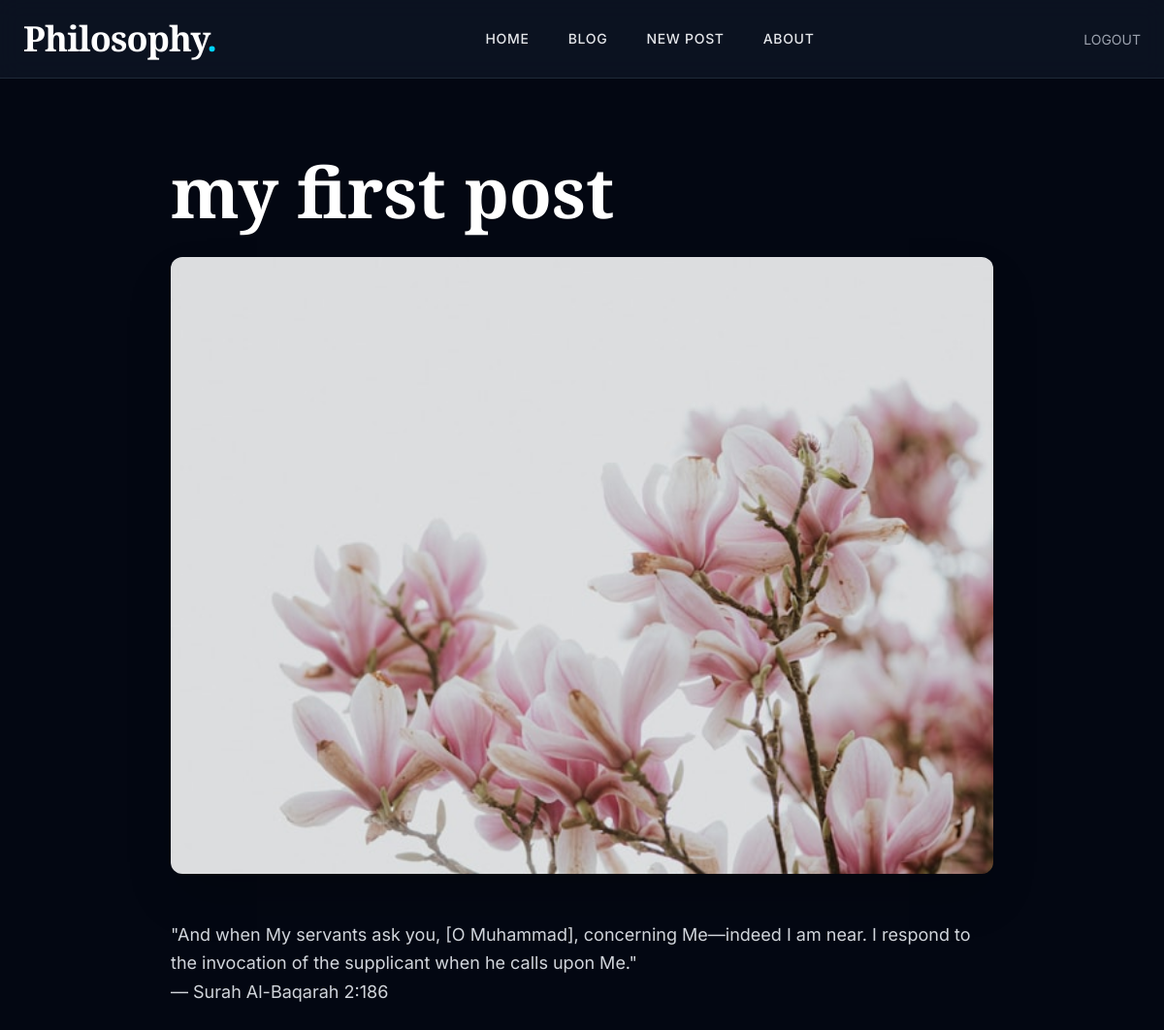
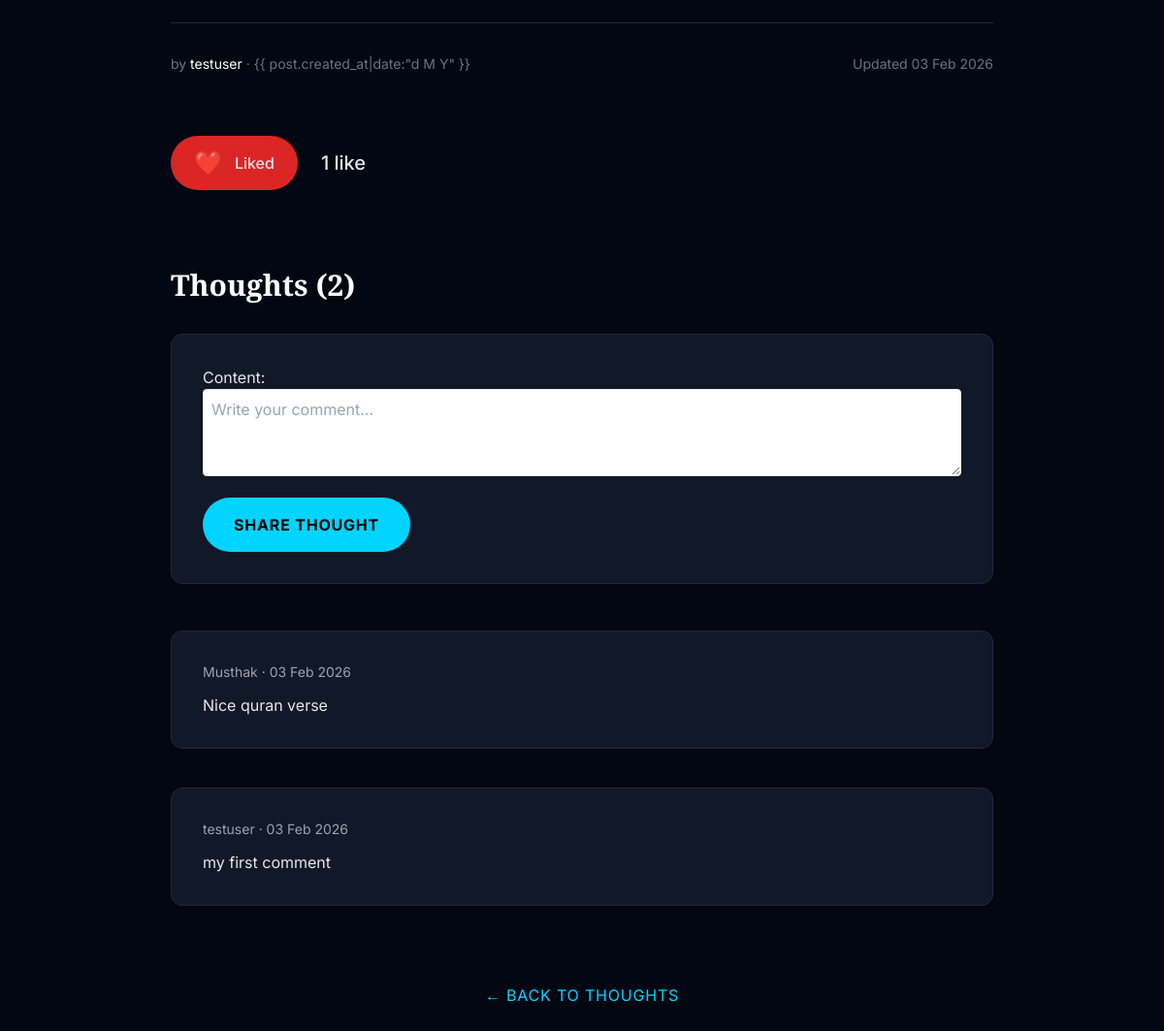
The page /blogs/3/ (signed in) on the database its author committed (2 pictures, top to bottom).
### blogs/models.py (models this page shows, shortened)
class Post(models.Model):
    author = models.ForeignKey(settings.AUTH_USER_MODEL, on_delete=models.CASCADE, related_name="posts")
    title = models.CharField(max_length=255)
    slug = models.SlugField(unique=True)
    content = models.TextField()
    cover_image = models.ImageField(upload_to="posts/", blank=True, null=True)
    status = models.CharField(max_length=20, choices=[("draft", "Draft"), ("published", "Published"), ("private", "Private")], default="draft")
    created_at = models.DateTimeField(auto_now_add=True)
    updated_at = models.DateTimeField(auto_now=True)
    tags = models.ManyToManyField("Tag", related_name="posts", blank=True)

class Comment(models.Model):
    post = models.ForeignKey(
        Post,
        on_delete=models.CASCADE,
        related_name="comments"
    )
    author = models.ForeignKey(
        settings.AUTH_USER_MODEL,
        on_delete=models.CASCADE
    )
    content = models.TextField()
    parent = models.ForeignKey(
        "self",
        null=True,
        blank=True,
        on_delete=models.CASCADE,
        related_name="replies"
    )
    created_at = models.DateTimeField(auto_now_add=True)
    class Meta:
        ordering = ["-created_at"]

### accounts/models.py (models this page shows)
class User(AbstractUser):
    bio = models.TextField(blank=True, null=True)
    profile_image = models.ImageField(upload_to="profiles/", blank=True, null=True)
    created_at = models.DateTimeField(auto_now_add=True)
    def __str__(self):
        return self.username

### blogs/views.py (the view, shortened to what this page needs)
# urls.py: path("<int:pk>/", PostDetailView.as_view(), name="post_detail"),
class PostDetailView(LoginRequiredMixin, DetailView):
    model = Post
    template_name = "post_detail.html"
    def get_context_data(self, **kwargs):
        context = super().get_context_data(**kwargs)
        context["form"] = CommentForm()
        context["like_form"] = LikeForm()
        context["comments"] = self.object.comments.all()
        context["likes_count"] = self.object.likes.count()
        context["user_liked"] = self.object.likes.filter(user=self.request.user).exists()
        context["tags"] = self.object.tags.all()  # ✅ indha line important
        return context

### blogs/forms.py
class CommentForm(forms.ModelForm):
    class Meta:
        model = Comment
        fields = ["content"]
        widgets = {
            "content": forms.Textarea(attrs={
                "rows": 3,
                "placeholder": "Write your comment...",
                "class": "w-full border rounded p-2"
            })
        }

class LikeForm(forms.ModelForm):
    class Meta:
        model = Like
        fields = []

### templates/post_detail.html (shortened to what this page needs)
{% extends "base.html" %}
{% block content %}
<div class="max-w-4xl mx-auto px-6 py-20">
  <article class="prose prose-invert max-w-none">
    <h1
      class="text-5xl md:text-7xl font-serif font-black text-white mb-8 leading-tight"
    >
      {{ post.title }}
    </h1>
    {% if post.cover_image %}
    <img
      src="{{ post.cover_image.url }}"
      alt="{{ post.title }}"
      class="w-full rounded-xl mb-12 shadow-2xl"
    />
    {% endif %}
    <div class="text-gray-300 text-lg leading-relaxed mb-12">
      {{ post.content|linebreaks }}
    </div>
    <div
      class="flex flex-wrap items-center justify-between text-gray-500 text-sm border-t border-gray-800 pt-8 mt-12"
    >
      <div>
        by <span class="text-white">{{ post.author }}</span> · {{
        post.created_at|date:"d M Y" }}
      </div>
      {% if post.updated_at and post.updated_at != post.created_at %}
      <div>Updated {{ post.updated_at|date:"d M Y" }}</div>
      {% endif %}
    </div>
  </article>
  <div class="mt-16 flex items-center space-x-6">
    <form method="post" class="inline">
      <button
        type="submit"
        name="like_submit"
        class="flex items-center space-x-3 px-6 py-3 rounded-full {% if user_liked %}bg-red-600 hover:bg-red-700{% else %}bg-gray-800 hover:bg-gray-700{% endif %} transition font-medium"
      >
        {% if user_liked %}
        <span class="text-2xl">❤️</span>
        <span>Liked</span>
        {% else %}
        <span class="text-2xl">🤍</span>
        <span>Like</span>
        {% endif %}
      </button>
    </form>
    <span class="text-xl font-medium"
      >{{ likes_count }} like{{ likes_count|pluralize }}</span
    >
  </div>
  <div class="mt-20">
    <h2 class="text-3xl font-serif font-bold text-white mb-8">
      Thoughts ({{ post.comments.count }})
    </h2>
    {% if user.is_authenticated %}
    <form
      method="post"
      class="bg-gray-900 p-8 rounded-xl border border-gray-800 mb-12"
    >
      {% csrf_token %} {{ form.as_p }}
      <button
        type="submit"
        name="comment_submit"
        class="mt-4 bg-accent text-black font-bold px-8 py-4 rounded-full hover:bg-accent/90 transition uppercase tracking-wider"
      >
        Share Thought
      </button>
    </form>
    {% else %}
    <p class="text-gray-400">
      <a href="{% url 'login' %}" class="text-accent hover:underline">Login</a>
      to share your thoughts.
    </p>
    {% endif %}
    <div class="space-y-10">
      {% for comment in post.comments.all %}
      <div class="bg-gray-900 p-8 rounded-xl border border-gray-800">
        <p class="text-gray-400 text-sm mb-3">
          {{ comment.author }} · {{ comment.created_at|date:"d M Y" }}
        </p>
        <p class="text-gray-200">{{ comment.content }}</p>
      </div>
      {% empty %}
      <p class="text-gray-500 italic">
        No thoughts yet. Start the conversation.
      </p>
      {% endfor %}
    </div>
  </div>
  <div class="mt-20 text-center">
    <a
      href="{% url 'post_list' %}"
      class="text-accent hover:text-white transition uppercase tracking-wider"
      >← Back to thoughts</a
    >
  </div>
</div>
{% endblock %}

### rows shown on the page
Post: title "my first post", cover_image (picture), content "\"And when My servants ask you, [O Muhammad], concerning Me—indeed I am near. I respond to the invocation of the supplicant when he calls upon Me.\" — Surah Al-Baqarah 2:186", author "testuser", updated_at "03 Feb 2026", comments.count "2"
Comment: author "Musthak", created_at "03 Feb 2026", content "Nice quran verse"
Comment: author "testuser", created_at "03 Feb 2026", content "my first comment"

### other values the page prints
{{ likes_count }} "1"
